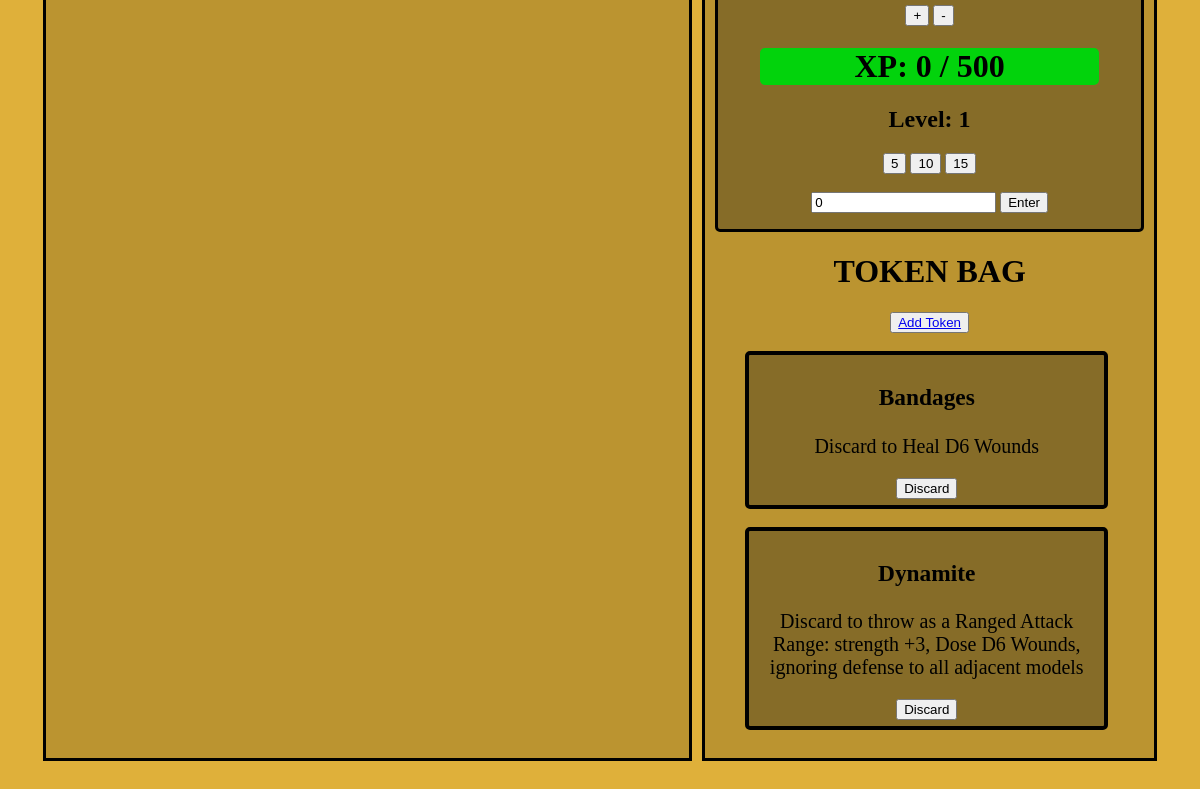
The page /characters/1 (lower part) on the database as committed earlier.
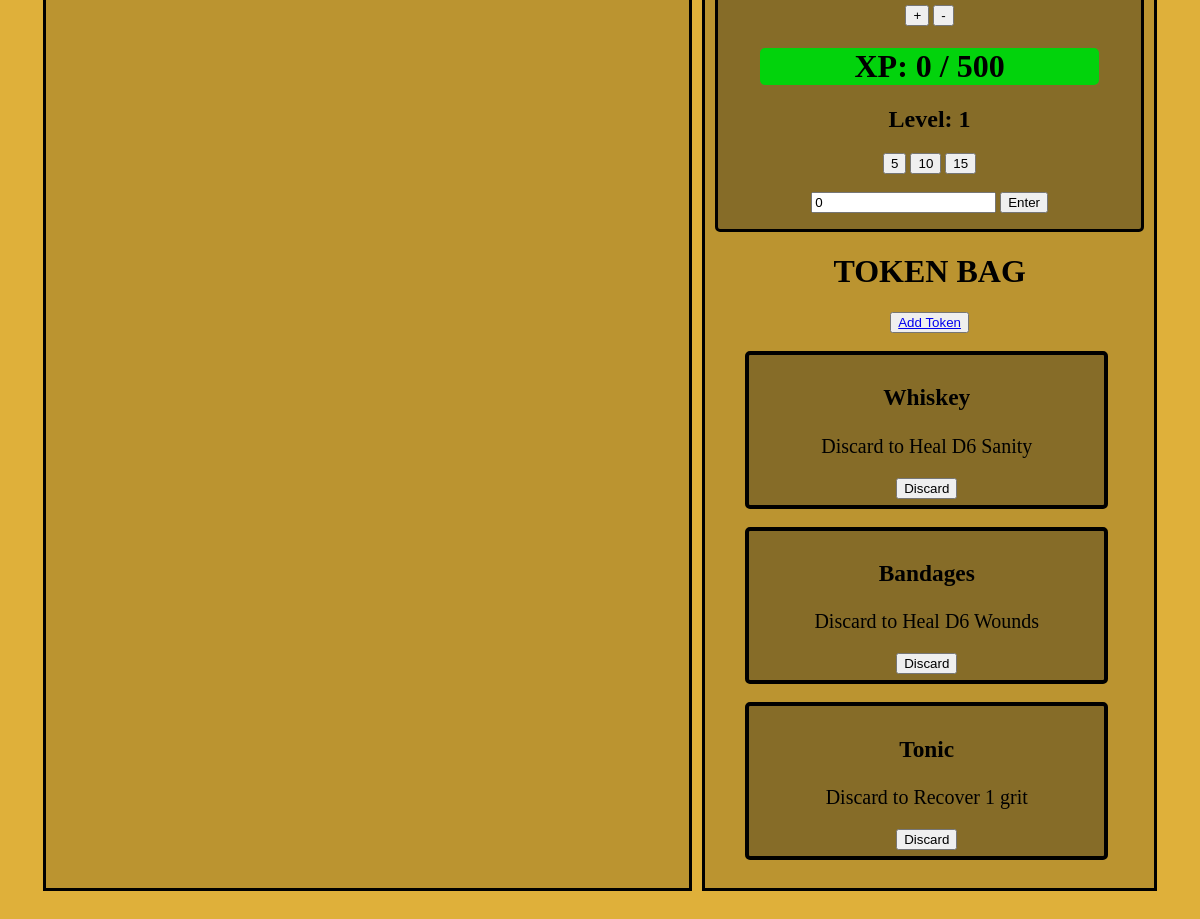
The same page on the database as committed later.
### characters/models.py (models this page shows, shortened)
class Side_Bag(models.Model):
    assigned_to_character = models.ForeignKey(
        Character,
        on_delete=models.CASCADE,
          related_name='side_bag')
    token = models.ForeignKey(
        Token,
        on_delete=models.CASCADE,
          related_name='character_token',
          default= 1)

### equipment/models.py (models this page shows, shortened)
class Token(models.Model):
    name = models.CharField(default= "Token")
    description = models.TextField(default= "Discard to ")

### characters/views.py (the view, shortened to what this page needs)
# urls.py: path("<int:pk>", Character_View.as_view(), name="character_detail"),
class Character_View(DetailView):
    model = Character
    def get_template_names(self):
         character = self.get_object()
         return f'{character.character_class}_details.html'
    def get_object(self, queryset=None):
        obj = super().get_object(queryset)
        return Character.objects.get(pk=obj.pk)

### characters/models.py (called while the page is built, shortened)
    @property
    def agility(self):
        if self.character_class == "Marshal":
            return 3

    @property
    def cunning(self):
        if self.character_class == "Marshal":
            return 4

    @property
    def spirit(self):
        if self.character_class == "Marshal":
            return 2

    @property
    def strength(self):
        if self.character_class == "Marshal":
            return 2

    @property
    def lore(self):
        if self.character_class == "Marshal":
            return 1

    @property
    def luck(self):
        if self.character_class == "Marshal":
            return 3

    @property
    def initiative(self):
        if self.character_class == "Marshal":
            return 4

    @property
    def range_to_hit(self):
        if self.character_class == "Marshal":
            return 4

    @property
    def melee_to_hit(self):
        if self.character_class == "Marshal":
            return 4

    @property
    def combat(self):
        if self.character_class == "GunSlinger":
            return 1
        else:
            return 2

    @property
    def health(self):
        if self.character_class == "Marshal":
            return 10

### templates/marshal_details.html (shortened to what this page needs)
{% extends "base.html" %}
{% block content %}
<div class = 'container'>
  <div class = 'equipment'>
  </div>
  <div class = 'resources'>
    <div style="background-color:  rgb(134, 108, 40); border: solid black 3px; border-radius: 5px;">
      <div>
        <button onclick="Dark_Stone_Data('+')">+</button>
        <button onclick="Dark_Stone_Data('-')">-</button>
      </div>
        <div>
          <h1 class = "xp_banner" id = 'current_xp'>XP: {{character.xp}} / 500</h1>
          <h2>Level: {{character.level}}</h2>
          <button onclick="XP_Data(5)">5</button>
          <button onclick="XP_Data(10)">10</button>
          <button onclick="XP_Data(15)">15</button>
          <br>
          <br>
          <form method = 'post' id = 'xp'>
            <input type="number" id = 'xp_value' value="0">
            <button type="submit">Enter</button>
          </form>
        </div>
    </div>
    <div id = "side_bag">
        <h1>TOKEN BAG</h1>
        <button><a href = '{% url "add_token" character.pk%}'>Add Token</a></button>
        <br>
        <br>
        {% for token in character.side_bag.all %}
        <div class = 'token_card' id = "token_{{token.pk}}" data-id="{{token.pk}}">
          <h3>{{token.token.name}}</h3>
          <p>{{token.token.description}}</p>
          <button onclick="Delete_Token(
            document.getElementById('token_{{token.pk}}').getAttribute('data-id'),
            'token_{{token.pk}}'
            )">Discard</button>
        </div>
        <br>
        {% endfor %}
    </div>
  </div>
</div>
{% endblock content %}

Rows that differ between the two databases and show on the page:
removed Side_Bag: token.name "Dynamite", token.description "Discard to throw as a Ranged Attack Range: strength +3, Dose D6 Wounds, ignoring defense to all adjacent models"
added Side_Bag: token.name "Whiskey", token.description "Discard to Heal D6 Sanity"
added Side_Bag: token.name "Tonic", token.description "Discard to Recover 1 grit"
